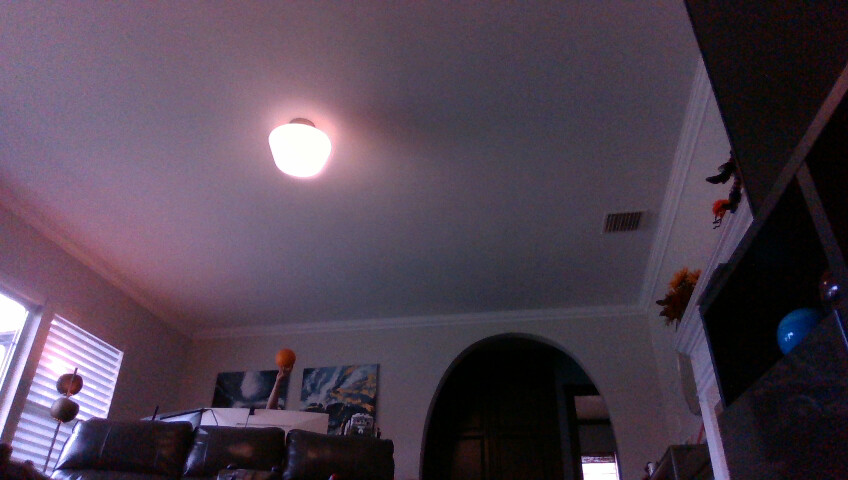
#> input picture characterization/ball_view/test_data/nov1_far_ball/2723.jpg, 848 x 480 px
$ python -i bucket_vision.py   (imports and definitions only)
#> lines starting #> are read from the running program, lines starting #| are printed output that depends on the picture
"""Small numpy-only measurement helpers shared by live bucket and replay."""
import math
import numpy as np

from flight3d import Observation


# [78 lines left out: functions observe, circle_proposals, not called in this run]


class BlobProposer:
    """blob_proposals with a slow background model (Lab, half resolution, running average): peaks over moving pixels
    are refined first. The gesture needs the ball to move; a small far ball loses on appearance alone to static
    blob-like things (sofa holes, lamps, decorations), which never complete a square anyway."""
    def __init__(self,alpha=.08,threshold=14.):
        self.alpha,self.threshold=alpha,threshold
        self.bg=None

    def __call__(self,rgb,max_candidates=32,keep=None,pad=32,max_rois=6):
        """Proposals inside the regions that moved, plus a window round each `keep` = (u, v, r) or list of them (the
        ball being tuned, the gesture's leading tracks), which may hold still: the Pi 4 took ~350 ms for the whole
        frame, the moving regions are a few percent. (Nov 1: a pause mid-gesture stopped the ball being proposed and
        its track, one square done, was dropped.)"""
        import cv2
        moving=self.motion(rgb)
        h,w=rgb.shape[:2]
        rois=[]
        n,_,stats,_=cv2.connectedComponentsWithStats(cv2.dilate(moving,np.ones((9,9),np.uint8)),connectivity=8)
        for i in range(1,n):
            x,y,bw,bh=(int(s)*2 for s in stats[i,:4])
            rois.append([x-pad,y-pad,x+bw+pad,y+bh+pad])
        if keep is not None and len(keep) and np.isscalar(keep[0]):
            keep=[keep]
        keeps=[]
        for u,v,r,*_ in keep or []:
            half=max(pad,3.5*r)
            keeps.append([u-half,v-half,u+half,v+half])
        clip=lambda boxes:[[max(0,int(a))&~1,max(0,int(b))&~1,min(w,int(c)),min(h,int(d))] for a,b,c,d in boxes]
        # Even corners keep the half-resolution motion mask aligned with each crop. Keep windows stay separate, so
        # a still ball isn't one of a big moving region's few static picks.
        rois=[(b,6,2) for b in _merge_boxes(clip(rois),max_rois)]+[(b,2,4) for b in clip(keeps)]
        out=[]
        for (x0,y0,x1,y1),mb,sb in rois:
            if x1-x0<16 or y1-y0<16:
                continue
            # Moving peaks first inside the region too (static edges share it); a few static ones for a still ball.
            for c in blob_proposals(rgb[y0:y1,x0:x1],max_candidates,moving=moving[y0//2:(y1+1)//2,x0//2:(x1+1)//2],
                                    moving_budget=mb,static_budget=sb):
                if not any((c[0]+x0-o[0])**2+(c[1]+y0-o[1])**2<max(9.,(.7*max(c[2],o[2]))**2) for o in out):
                    out.append((c[0]+x0,c[1]+y0,c[2],c[3]))
        return out[:max_candidates]

    def motion(self,rgb):
        import cv2
        lab=cv2.cvtColor(np.ascontiguousarray(rgb[::2,::2]),cv2.COLOR_RGB2Lab).astype(np.float32)
        lab[...,1:]*=1.5
        lab=cv2.GaussianBlur(lab,(0,0),1.)
        if self.bg is None or self.bg.shape!=lab.shape:
            self.bg=lab.copy()
        d=lab-self.bg
        diff=cv2.sqrt(cv2.transform(d*d,np.ones((1,3),np.float32)))
        # Gain-128 sensor noise put ~5% of raw pixels over a fixed threshold (Nov 1 clip): blur, a per-frame
        # noise-scaled threshold (from every 4th pixel), and speck removal before growing the mask.
        thr=max(self.threshold,4*float(np.median(diff[::4,::4])))
        moving=cv2.morphologyEx((diff>thr).astype(np.uint8),cv2.MORPH_OPEN,np.ones((3,3),np.uint8))
        moving=cv2.dilate(moving,np.ones((5,5),np.uint8))
        self.moving_fraction=float(moving.mean())
        cv2.accumulateWeighted(lab,self.bg,self.alpha)
        return moving


# [9 lines left out: function colour_features, not called in this run]


def _merge_boxes(boxes,max_boxes):
    """Merge overlapping boxes; past max_boxes, their union."""
    boxes=[list(b) for b in boxes]
    merged=True
    while merged:
        merged=False
        for i in range(len(boxes)):
            for j in range(i+1,len(boxes)):
                a,b=boxes[i],boxes[j]
                if a[0]<b[2] and b[0]<a[2] and a[1]<b[3] and b[1]<a[3]:
                    boxes[i]=[min(a[0],b[0]),min(a[1],b[1]),max(a[2],b[2]),max(a[3],b[3])]
                    del boxes[j]
                    merged=True
                    break
            if merged:
                break
    if len(boxes)>max_boxes:
        boxes=[[min(b[0] for b in boxes),min(b[1] for b in boxes),max(b[2] for b in boxes),max(b[3] for b in boxes)]]
    return boxes


# [132 lines left out: functions blob_proposals, _refine, not called in this run]


class CameraGuard:
    """Fixed reference image, robust background registration; no pose correction.

    If the mount shifts, the CAD gravity/rim pose is no longer trusted. Sparse or
    moving-foreground-only scenes explicitly report an unverified guard.
    """
    # [38 lines left out: functions __init__, update, not called in this run]

>>> import cv2
>>> picture = cv2.cvtColor(cv2.imread('test_data/nov1_far_ball/2723.jpg'), cv2.COLOR_BGR2RGB)
>>> result = BlobProposer()(picture)
#> in motion, `lab=cv2.cvtColor(np.ascontiguousarray(rgb[::2,::2]),cv2.COLOR_RGB2Lab)..`:
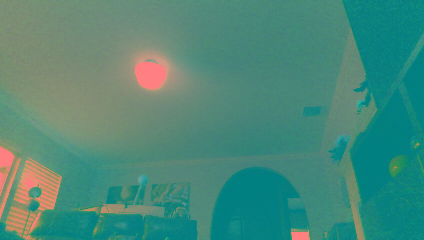
#> lab: shape (240, 424, 3) float32; mean R, G, B 74.8, 136.8, 121.6
#> in motion, `lab[...,1:]*=1.5`:
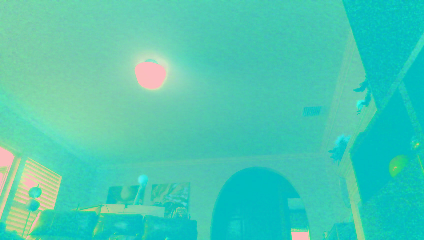
#> lab: shape (240, 424, 3) float32; mean R, G, B 74.8, 205.2, 182.4; drawn with min black and max white
#> in motion, `d=lab-self.bg`: d: shape (240, 424, 3) float32; every value is 0
#> in motion, `diff=cv2.sqrt(cv2.transform(d*d,np.ones((1,3),np.float32)))`: diff: shape (240, 424) float32; every value is 0
#> in motion, `thr=max(self.threshold,4*float(np.median(diff[::4,::4])))`: thr = 14
#> in motion, `moving=cv2.morphologyEx((diff>thr).astype(np.uint8),cv2.MORPH_OPEN,np...`: moving: shape (240, 424); every value is 0
#> in motion, `self.moving_fraction=float(moving.mean())`: self.moving_fraction = 0
#> in __call__, `n,_,stats,_=cv2.connectedComponentsWithStats(cv2.dilate(moving,np.ones..`: n = 1; stats = [[0, 0, 424, 240, 101760]]
#> after the loop in __call__, `for i in range(1,n):`: rois = []
#> result = []
